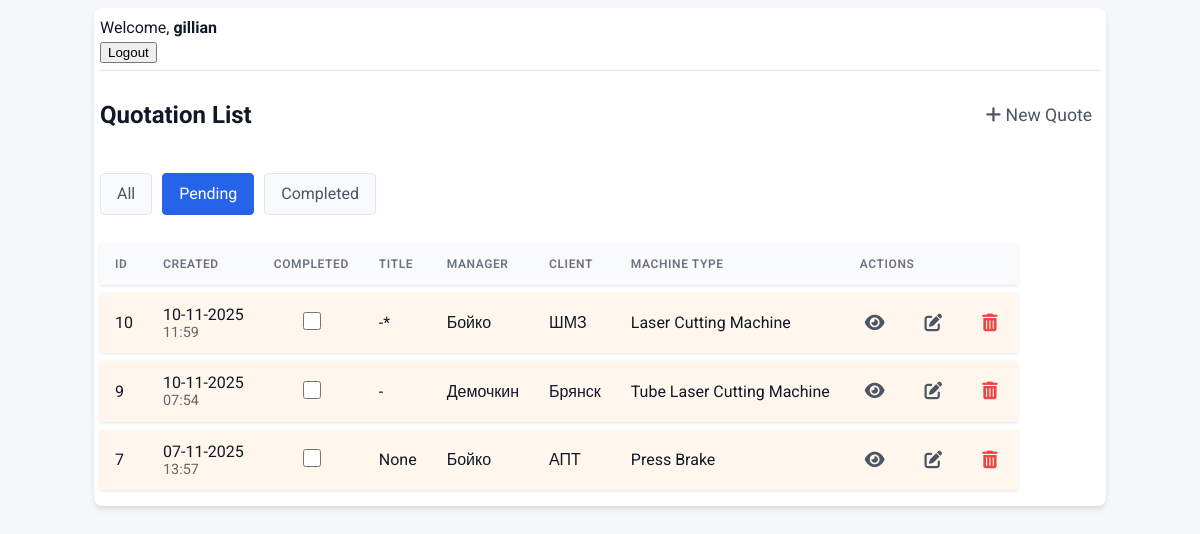
Screenshot of /?status=pending (signed in) with the database file from the repository.
### base/models.py (models this page shows, shortened)
class Quote(models.Model):
    title = models.CharField(max_length=200, blank=True, null=True)  # Making it nullable temporarily
    manager = models.CharField(max_length=200)
    client = models.CharField(max_length=200)
    MACHINE_CHOICES = [
        ('laser_cutting', 'Laser Cutting Machine'),
        ('press_brake', 'Press Brake'),
        ('tube_laser', 'Tube Laser Cutting Machine'),
    ]
    machine_type = models.CharField(max_length=50, choices=MACHINE_CHOICES)
    working_area = models.CharField(max_length=200, blank=True, null=True)  # e.g. "3000x1500"
    laser_source_power = models.CharField(max_length=200, blank=True, null=True)  # e.g. "3000W"
    compressor = models.BooleanField(default=False)
    stabilizer = models.BooleanField(default=False)
    bevel_laser_head = models.BooleanField(default=False)
    bending_capacity = models.CharField(max_length=200, blank=True, null=True)  # e.g. "125 t"
    working_length = models.CharField(max_length=200, blank=True, null=True)  # e.g. "3200 mm"
    CNC_CHOICES = [
        ('DA_53T', 'Delem DA-53T'),
        ('DA_69T', 'Delem DA-69T'),
        ('DA_66T', 'Delem DA-66T'),
    ]
    CNC_type = models.CharField(max_length=200, blank=True, null=True, choices=CNC_CHOICES)  # e.g. "Delem DA-53T"
    AXIS_CHOICES = [
        ('6_1', '6+1 Axis'),
        ('4_1', '4+1 Axis'),
    ]
    axis_type = models.CharField(max_length=200, blank=True, null=True, choices=AXIS_CHOICES)  # e.g. "6+1 Axis"
    tube_length = models.CharField(max_length=200, blank=True, null=True)  # e.g. "6000 mm"
    tube_diameter = models.CharField(max_length=200, blank=True, null=True)  # e.g. "300 mm"
    length_of_unloading_table = models.CharField(max_length=200, blank=True, null=True)  # e.g. "3000 mm"
    LOADING_CHOICES = [
       ('automatic', 'Automatic'),
       ('semi_automatic', 'Semi-Automatic'),
       ('manual', 'Manual'),
   ]
    loading_type = models.CharField(max_length=20, choices=LOADING_CHOICES, blank=True)
    two_chucks = models.BooleanField(default=False)
    three_chucks = models.BooleanField(default=False)
    completed = models.BooleanField(default=False)
    additional_requirements = models.TextField(blank=True, null=True)
    attachment = models.FileField(upload_to='quote_attachments/%Y/%m/%d/', blank=True, null=True)
    created_at = models.DateTimeField(auto_now_add=True)
    updated_at = models.DateTimeField(auto_now=True)

### base/views.py (the view)
# urls.py: path('', QuoteList.as_view(), name='quotes'),
class QuoteList(LoginRequiredMixin, ListView):
    model = Quote
    context_object_name = 'quotes'
    template_name = 'base/quote_list.html'
    def get_queryset(self):
        queryset = super().get_queryset()
        status = self.request.GET.get('status', 'all')
        if status == 'pending':
            return queryset.filter(completed=False).order_by('-created_at')
        elif status == 'completed':
            return queryset.filter(completed=True).order_by('-created_at')
        else:
            return queryset.order_by('-created_at')
    def get_context_data(self, **kwargs):
        context = super().get_context_data(**kwargs)
        context['current_status'] = self.request.GET.get('status', 'all')
        return context

### base/templates/base/quote_list.html (shortened to what this page needs)
{% extends 'base/main.html' %}
{% block content %}
    <div class="auth-section">
  {% if request.user.is_authenticated %}
    <div>Welcome, <strong>{{ request.user }}</strong></div>
    <form action="{% url 'logout' %}" method="post">
      <button type="submit">Logout</button>
    </form>
  {% else %}
    <a href="{% url 'login' %}" class="btn">Login</a>
  {% endif %}
</div>
<hr>
<div class="header-container">
    <h2>Quotation List</h2>
    <a href="{% url 'quote-create' %}" class="action-link">
        <i class="fas fa-plus"></i> New Quote
    </a>
</div>
<link rel="stylesheet" href="https://cdnjs.cloudflare.com/ajax/libs/font-awesome/6.0.0-beta3/css/all.min.css">
<div class="status-filters">
    <a href="?status=all" class="status-btn {% if current_status == 'all' %}active{% endif %}">
        All
    </a>
    <a href="?status=pending" class="status-btn {% if current_status == 'pending' %}active{% endif %}">
        Pending
    </a>
    <a href="?status=completed" class="status-btn {% if current_status == 'completed' %}active{% endif %}">
        Completed
    </a>
</div>
<table>
  <tr>
    <th>ID</th>
    <th>Created</th>
    <th>Completed</th>
    <th>Title</th>
    <th>Manager</th>
    <th>Client</th>
    <th>Machine Type</th>
    <th colspan="3">Actions</th>
  </tr>
  {% for quote in quotes %}
  <tr class="{% if quote.completed %}row-completed{% else %}row-pending{% endif %}">
    <td>{{ quote.id }}</td>
    <td>
        <div style="line-height: 1.2;">
            <div>{{ quote.created_at|date:"d-m-Y" }}</div>
            <div style="font-size: 0.9em; color: #666;">{{ quote.created_at|time:"H:i" }}</div>
        </div>
    </td>
    <td style="text-align: center;">
        <form method="post" action="{% url 'quote-toggle-complete' quote.id %}" class="toggle-form" style="display: inline-block; margin: 0;">
            <input type="checkbox" name="completed"
                   onchange="this.form.submit()"
                   class="status-checkbox">
        </form>
    </td>
    <td>{{ quote.title }}</td>
    <td>{{ quote.manager }}</td>
    <td>{{ quote.client }}</td>
    <td>{{ quote.get_machine_type_display }}</td>
    <td class="action-cell">
        <a href="{% url 'quote' quote.id %}" title="View" class="action-link">
            <i class="fas fa-eye"></i>
        </a>
    </td>
    <td class="action-cell">
        <a href="{% url 'quote-update' quote.id %}" title="Edit" class="action-link">
            <i class="fas fa-edit"></i>
        </a>
    </td>
    <td class="action-cell">
        <a href="{% url 'quote-delete' quote.id %}" title="Delete" class="action-link text-danger">
            <i class="fas fa-trash-alt"></i>
        </a>
    </td>
  </tr>
  {% empty %}
  <tr>
    <td colspan="5">No quotes found.</td>
  </tr>
  {% endfor %}
</table>
{% endblock %}

### base/static/base/css/styles.css (style rules this page uses)
:root { --color-primary: #2563eb; --color-primary-hover: #1d4ed8; --color-danger: #ef4444; --color-danger-hover: #dc2626; --color-success: #10B981; --color-success-hover: #0d9f70; --color-text: #111827; --color-text-light: #4b5563; --color-border: #e5e7eb; --color-bg: #ffffff; --color-bg-light: #f9fafb; --spacing-unit: 2px; --spacing-sm: calc(var(--spacing-unit) * 1.5); --spacing-md: calc(var(--spacing-unit) * 2); --spacing-lg: calc(var(--spacing-unit) * 3); --spacing-xl: calc(var(--spacing-unit) * 4); --border-radius: 6px; --border-radius-sm: 4px; --border-radius-lg: 8px; --shadow-sm: 0 1px 2px 0 rgba(0, 0, 0, 0.05); --shadow: 0 4px 6px -1px rgba(0, 0, 0, 0.1), 0 2px 4px -1px rgba(0, 0, 0, 0.06); --shadow-md: 0 10px 15px -3px rgba(0, 0, 0, 0.1), 0 4px 6px -2px rgba(0, 0, 0, 0.05); --transition: all 0.2s ease-in-out; }
body { background-color: #f5f7fa; font-family: 'Roboto', sans-serif; color: var(--color-text); margin: 0; padding: 0; line-height: 1.5; }
.action-link { color: var(--color-text-light); text-decoration: none; font-size: 1.1em; transition: all var(--transition); padding: 5px 8px; border-radius: var(--border-radius-sm); display: inline-block; }
.action-link.text-danger { color: var(--color-danger); }
.action-cell { padding: var(--spacing-sm) var(--spacing-md) !important; text-align: center; white-space: nowrap; }
hr { border: none; border-top: 1px solid var(--color-border); margin: var(--spacing-lg) 0; }

### base/templates/base/quote_list.html (style rules this page uses)
.header-container { display: flex; justify-content: space-between; align-items: center; margin-bottom: 20px; }
.status-filters { display: flex; gap: 10px; margin-bottom: 20px; }
.status-btn { padding: 8px 16px; border: 1px solid #e2e8f0; border-radius: 4px; text-decoration: none; color: #4b5563; background-color: #f8fafc; transition: all 0.2s; }
.status-btn.active { background-color: #2563eb; color: white; border-color: #2563eb; }
.action-cell { padding: 8px 12px !important; text-align: center; }
.action-link { color: #4b5563; text-decoration: none; font-size: 1.1em; transition: color 0.2s; padding: 5px 8px; border-radius: 4px; }
.action-link.text-danger { color: #ef4444; }
.status-checkbox { width: 18px; height: 18px; cursor: pointer; }
.toggle-form { display: inline-block; }
.row-pending { background-color: #FFF7ED; border-left: 4px solid #F97316; }
table { border-collapse: separate; border-spacing: 0 8px; }
tr { background-color: white; box-shadow: 0 1px 3px rgba(0,0,0,0.1); transition: background-color 0.2s ease; cursor: pointer; }
th, td { padding: 12px 15px; text-align: left; vertical-align: middle; }
th { background-color: #F9FAFB; font-weight: 600; text-transform: uppercase; font-size: 0.75rem; letter-spacing: 0.05em; color: #6B7280; }

### rows the page displays
Quote: id "10", created_at "10-11-2025", created_at "11:59", title "-*", manager "Бойко", client "ШМЗ", machine_type "Laser Cutting Machine"
Quote: id "9", created_at "10-11-2025", created_at "07:54", title "-", manager "Демочкин", client "Брянск", machine_type "Tube Laser Cutting Machine"
Quote: id "7", created_at "07-11-2025", created_at "13:57", title "None", manager "Бойко", client "АПТ", machine_type "Press Brake"

### other values shown
{{ request.user }} "gillian"
